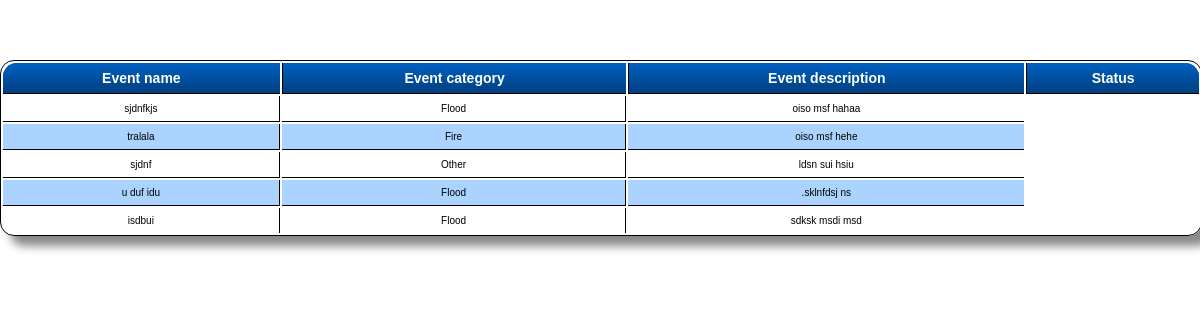
The page /HTML/userReviewingEvents.php on the database its author committed.
### tables this page shows
CREATE TABLE IF NOT EXISTS `events` (
  `EVE_ID` int(11) NOT NULL,
  `EVE_NAME` varchar(100) NOT NULL,
  `EVE_CATEGORY` varchar(100) NOT NULL,
  `EVE_DESCRIPTION` varchar(100) NOT NULL,
  `EVE_PRIORITIZATION` varchar(100) NOT NULL,
  `EVE_ROLE` varchar(100) NOT NULL,
  `EVE_LEVEL` varchar(100) NOT NULL,
  `EVE_STATUS` varchar(100) NOT NULL DEFAULT '''1'''
);

### HTML/userReviewingEvents.php (the view, shortened to what this page needs)
<?php include 'connection.php'; ?>
<!DOCTYPE html>
<html>
    <head>
        <link rel = "stylesheet" href ="../css/form2.css">
        <link rel="stylesheet" type="text/css" href="../css/style.css">
    </head>
    <body>
        <div class="CSSTableGenerator" >
                <table >
                    <tr>
                        <td>
                            Event name
                        </td>
                        <td >
                            Event category
                        </td>
                        <td>
                            Event description
                        </td>
                        <td>
                            Status
                        </td>
                    </tr>
                    <?php
                        $sql = "SELECT * FROM events;";
                        $result = mysqli_query($dbc, $sql);
                        while ($row = mysqli_fetch_assoc($result))
                        { ?>
                            <tr>
                                <td><?php echo $row['EVE_NAME']; ?></td>
                                <td><?php echo $row['EVE_CATEGORY']; ?></td>
                                <td><?php echo $row['EVE_DESCRIPTION']; ?></td>
                            </tr>
                    <?php } ?>
                </table>
        </div>
    </body>
</html>

### HTML/connection.php (shortened to what this page needs)
<!DOCTYPE html>
<html>
	<head>
	</head>
	<body>
	</body>
</html>

### CSS/form2.css (style rules this page uses)
.CSSTableGenerator { margin-top:60px; padding:0px; width:100%; border:1px solid #000000; box-shadow: 10px 10px 10px #888; -moz-border-radius-bottomleft:14px; -webkit-border-bottom-left-radius:14px; border-bottom-left-radius:14px; -moz-border-radius-bottomright:14px; -webkit-border-bottom-right-radius:14px; border-bottom-right-radius:14px; -moz-border-radius-topright:14px; -webkit-border-top-right-radius:14px; border-top-right-radius:14px; -moz-border-radius-topleft:14px; -webkit-border-top-left-radius:14px; border-top-left-radius:14px; }
.CSSTableGenerator table { width:100%; height:100%; margin:0px;padding:0px; }
.CSSTableGenerator tr:last-child td:last-child { -moz-border-radius-bottomright:14px; -webkit-border-bottom-right-radius:14px; border-bottom-right-radius:14px; }
.CSSTableGenerator table tr:first-child td:first-child { -moz-border-radius-topleft:14px; -webkit-border-top-left-radius:14px; border-top-left-radius:14px; }
.CSSTableGenerator table tr:first-child td:last-child { -moz-border-radius-topright:14px; -webkit-border-top-right-radius:14px; border-top-right-radius:14px; }
.CSSTableGenerator tr:last-child td:first-child { -moz-border-radius-bottomleft:14px; -webkit-border-bottom-left-radius:14px; border-bottom-left-radius:14px; }
.CSSTableGenerator tr:nth-child(odd) { background-color:#aad4ff; }
.CSSTableGenerator tr:nth-child(even) { background-color:#ffffff; }
.CSSTableGenerator td { vertical-align:middle; border:1px solid #000000; border-width:0px 1px 1px 0px; text-align:center; padding:7px; font-size:10px; font-family:Arial; font-weight:normal; color:#000000; }
.CSSTableGenerator tr:last-child td { border-width:0px 1px 0px 0px; }
.CSSTableGenerator tr td:last-child { border-width:0px 0px 1px 0px; }
.CSSTableGenerator tr:last-child td:last-child { border-width:0px 0px 0px 0px; }
.CSSTableGenerator tr:first-child td { background:-o-linear-gradient(bottom, #005fbf 5%, #003f7f 100%); background:-webkit-gradient( linear, left top, left bottom, color-stop(0.05, #005fbf), color-stop(1, #003f7f) ); background:-moz-linear-gradient( center top, #005fbf 5%, #003f7f 100% ); filter:progid:DXImageTransform.Microsoft.gradient(startColorstr="#005fbf", endColorstr="#003f7f"); background: -o-linear-gradient(top,#005fbf,003f7f); background-color:#005fbf; border:0px solid #000000; text-align:center; border-width:0px 0px 1px 1px; font-size:14px; font-family:Arial; font-weight:bold; color:#ffffff; }
.CSSTableGenerator tr:first-child td:first-child { border-width:0px 0px 1px 0px; }
.CSSTableGenerator tr:first-child td:last-child { border-width:0px 0px 1px 1px; }

### CSS/style.css (style rules this page uses)
* { margin: 0; padding: 0; }
body { font-family: 'Roboto', sans-serif; background-image: url("../images/backgroundImage.jpg"); background-repeat: no-repeat; background-attachment: fixed; }

### rows shown on the page
events: EVE_NAME "sjdnfkjs", EVE_CATEGORY "Flood", EVE_DESCRIPTION "oiso msf hahaa"
events: EVE_NAME "tralala", EVE_CATEGORY "Fire", EVE_DESCRIPTION "oiso msf hehe"
events: EVE_NAME "sjdnf", EVE_CATEGORY "Other", EVE_DESCRIPTION "ldsn sui hsiu"
events: EVE_NAME "u duf idu", EVE_CATEGORY "Flood", EVE_DESCRIPTION ".sklnfdsj ns"
events: EVE_NAME "isdbui", EVE_CATEGORY "Flood", EVE_DESCRIPTION "sdksk msdi msd"
